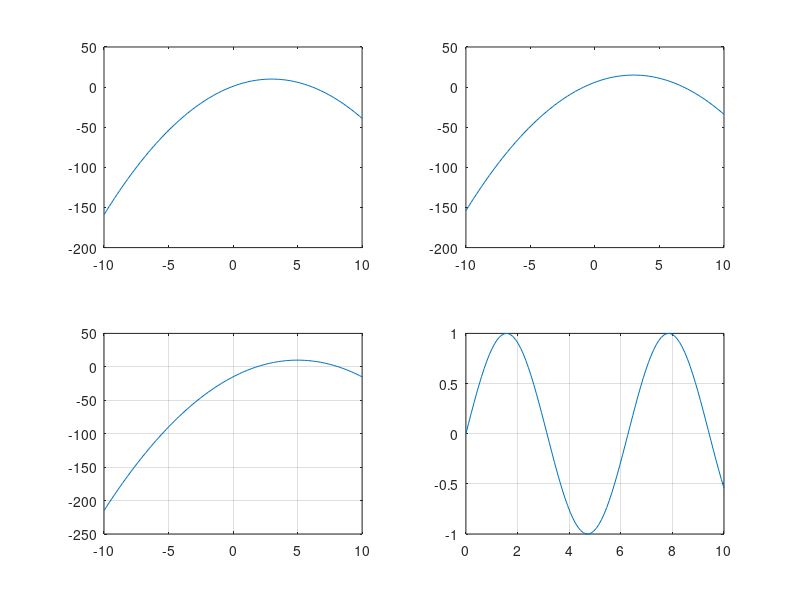

This figure's MATLAB source:
clc
close all
clearvars

x=linspace(-10,10);
y=(-(x-3).^2+10);
y1=(-(x-3).^2+15);
y2=-(x-5).^2+10;

figure(1);
subplot(2,2,1);
plot(x,y);
subplot(2,2,2);
plot(x,y1);
subplot(2,2,3);
plot(x,y2);
grid on;

x1=linspace(0,10);
y3=sin(x1);
subplot(2,2,4)
plot(x1,y3);
grid on;


